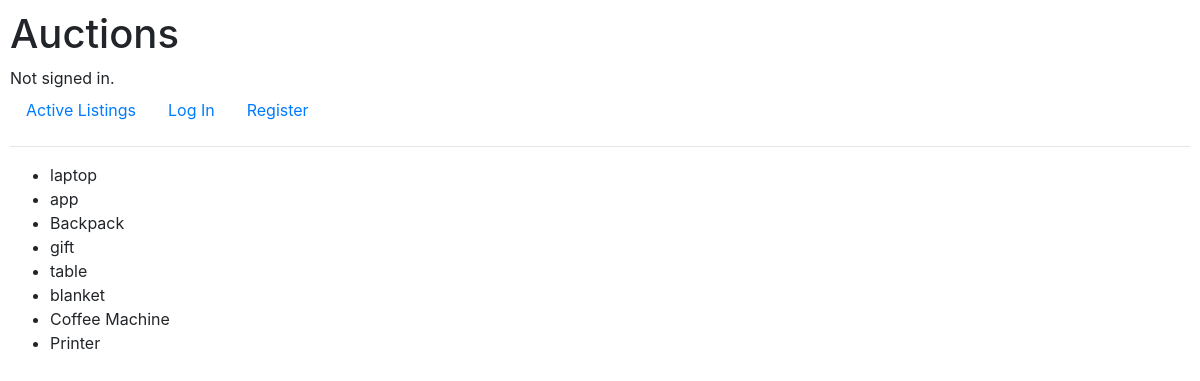
The app's page /list_category/2, older data.
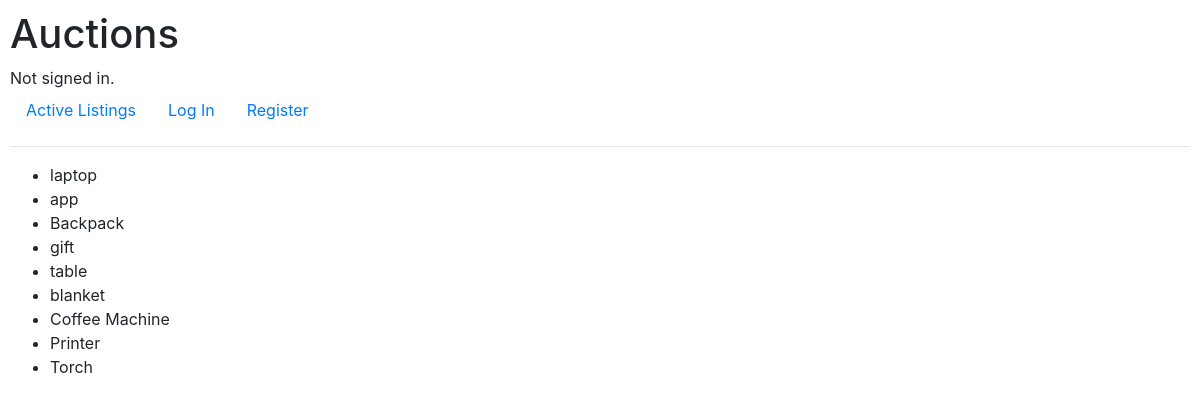
The same page, newer data.
### auctions/models.py (models this page shows)
class Listings(models.Model):
    title = models.CharField(blank=False, max_length=30)
    description = models.CharField(blank=True, max_length=100)
    active = models.BooleanField(null=False)
    picture = models.ImageField(upload_to='media/', null=True, blank= True)
    category = models.ForeignKey(Category, on_delete = models.CASCADE)
    start_bid = models.IntegerField(blank=False, default=1)
    watchlist = models.ManyToManyField(User, blank=True, related_name="watchlist")
    def __str__(self):
        return f" {self.id}, {self.title} {self.description}, {self.category}, {self.start_bid}, {self.picture}, {self.watchlist}"

### auctions/views.py (the view)
# urls.py: path("list_category/<category_id>", views.list_category, name="list_category"),
def list_category(request, category_id):
    category_list = Category.objects.get(pk=category_id)
    print(category_list)
    list = Listings.objects.filter(category=category_list)
    print(list)
    return render(request, "auctions/list_category.html",{
        "list": list
    })

### auctions/models.py (called while the page is built)
    def __str__(self):
        return f"{self.category_name}"

### auctions/templates/auctions/list_category.html
{% extends 'auctions/layout.html' %}
{% block body %}
    <ul>
        {% for item in list %}
        <li>{{ item.title }}</li>
        {% endfor %}
    </ul>
{% endblock %}

Row changes from the older to the newer data that the page shows:
added Listings: title "Torch"
